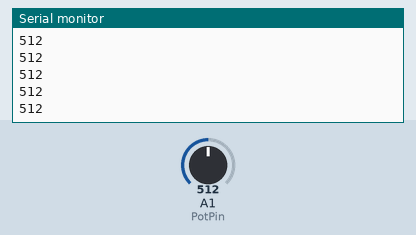
This sketch was run on a simulated Arduino Uno, built with avr-gcc and run on an emulated ATmega328P. Shown: the last lines printed to the serial monitor. The test bench sets the inputs (shaded band); at power-on: A1 (PotPin) = 512.

Above: at 1.2 s.
1.3 s: A1 (PotPin) set to 716
At 1.31 s:
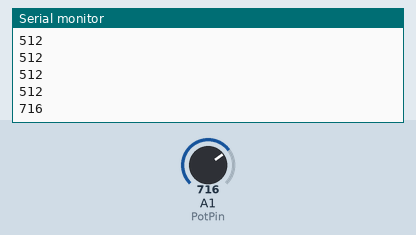
2.8 s: A1 (PotPin) set to 900
At 2.81 s:
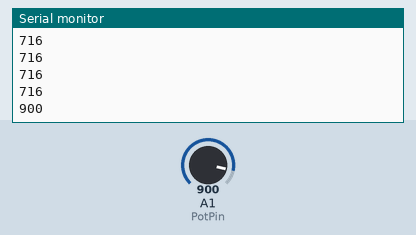
Timing chart, 0 to 5.8 s (numbered marks = the images above; inputs shaded):
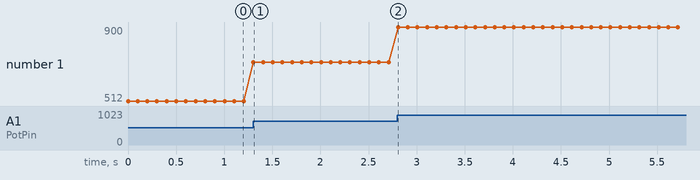

Measured:
- after the input at 1.3 s, the serial monitor: prints a new line at once (image 1)
- after the input at 2.8 s, the serial monitor: prints a new line at once (image 2)
- plotted number 1: 512 → 716 after the input at 1.3 s, 716 → 900 after the input at 2.8 s

The sketch:

PotentiometerCalibration.ino
```cpp
int PotPin = A1;
int PotValue;

void setup() {
  pinMode(PotPin, INPUT);
  Serial.begin(9600);
}

void loop() {
  PotValue = analogRead(PotPin);
  Serial.println(PotValue);
  delay(100);

}
```
